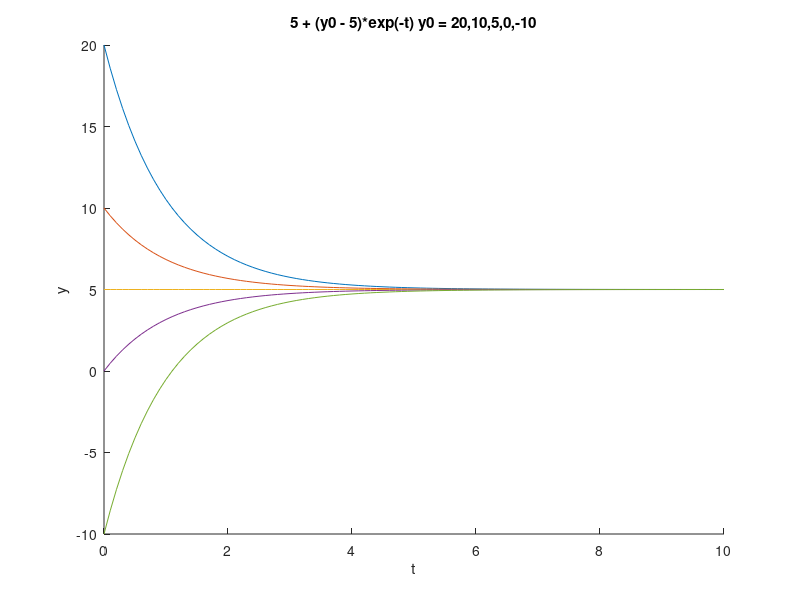

This chart was generated by the following MATLAB code:
% clear,clc;
% Xmin = 0; Xmax = 5;
% Ymin = -2; Ymax = 3;
% [t, y] = meshgrid(Xmin:0.2:Xmax, Ymin:0.2:Ymax);
% % S = dy/dt = slope at point (t,y)
% S = 3 - 2*y;
% L = sqrt(1 + S.^2); %length of the slope vector
% % Create a unit vector (hypotenuse) from L,S
% % scale by 0.5, color blue
% q = quiver(t,y, 1./L, S./L,0.5);
% %q.ShowArrowHead = 'off';
% axis([Xmin Xmax Ymin Ymax]);

clear,clc;
t = 0:0.1:10;
y0 =[20, 10, 5, 0, -10];
hold on
for n = 1:5
 eqn = 5 + (y0(n) - 5)*exp(-t);
 plot(t, eqn)
end
hold off
xlabel 't', ylabel 'y'
title '5 + (y0 - 5)*exp(-t) y0 = 20,10,5,0,-10'